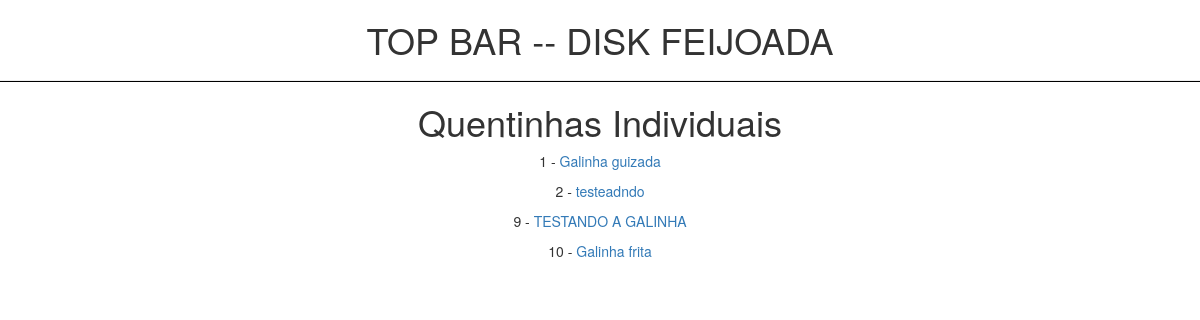
Before: /quentinhas/ with the older database file.
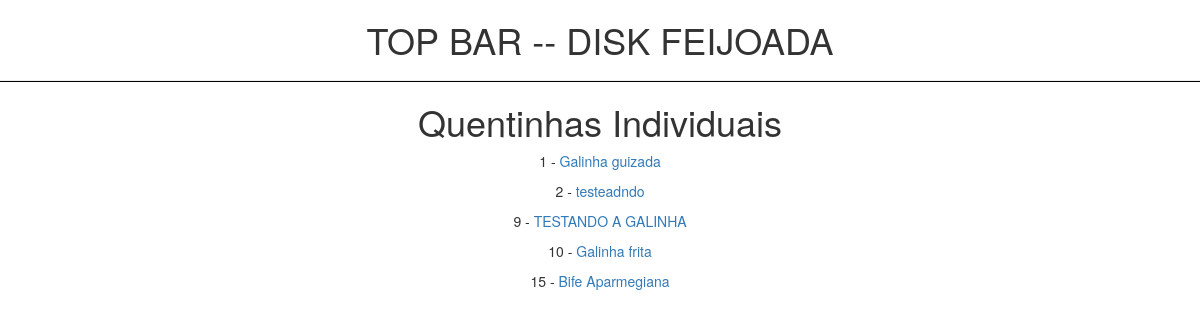
After: the same page with the newer database file.
### products/models.py (models this page shows, shortened)
class Quentinha(models.Model):
    title = models.CharField(max_length=50)
    description = models.TextField(max_length=150)
    price = models.FloatField()
    acompanhamentos = models.ManyToManyField(Acompanhamentos)
    def get_absolute_url(self):
        return reverse("products:quentinha-detail", kwargs={"id": self.id})

### products/views.py (the view)
# urls.py: path('quentinhas/', QuentinhasListView.as_view(), name='quentinha-list'),
class QuentinhasListView(ListView):
    template_name = 'product_list.html'
    queryset = Quentinha.objects.all()

### products/templates/product_list.html (shortened to what this page needs)
{% extends 'home.html'%}
{% block content %}
<h1 style='text-align:center'>Quentinhas Individuais </h1>
{% for instance in object_list %}
<p style='text-align:center'>{{ instance.id }} - <a href="{{instance.get_absolute_url}}"> {{instance.title}}</a></p>
{% endfor %}
{% endblock %}

Changed rows visible on the page:
added Quentinha: id "15", title "Bife Aparmegiana"
